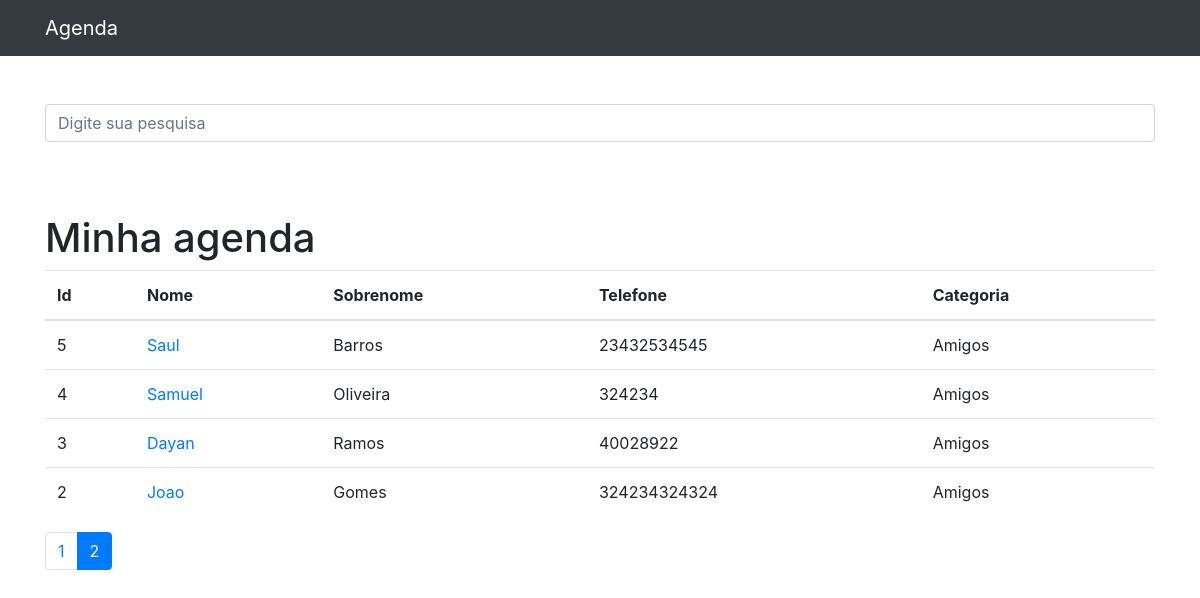
Screenshot of /?p=2&termo= with the database file from the repository.
### contatos/models.py (models this page shows, shortened)
class Contato(models.Model):
    nome = models.CharField(max_length=255)
    sobrenome = models.CharField(max_length=255, blank=True)
    telefone = models.CharField(max_length=255)
    email = models.CharField(max_length=255, blank=True)
    data_criacao = models.DateTimeField(default=timezone.now)
    descricao = models.TextField(blank=True)
    categoria = models.ForeignKey(Categoria, on_delete=models.DO_NOTHING)
    mostrar = models.BooleanField(default=True)
    foto = models.ImageField(blank=True, upload_to='fotos/%Y/%m/%d/')

class Categoria(models.Model):
    nome = models.CharField(max_length=255)
    def __str__(self):
        return self.nome

### contatos/views.py (the view)
# urls.py: path('', views.index, name='index'),
def index(request):
    contatos = Contato.objects.order_by("-id").filter(
        mostrar=True  # mostra apenas os contatos que estão marcados como mostrar=True
    )  # Posso colocar mais de um filtro, por exemplo: .filter(mostrar=True, nome='João')
    paginator = Paginator(contatos, 5)  # Show 5 contacts per page.
    page = request.GET.get("p")  # p é o nome do parâmetro que será passado na url
    contatos = paginator.get_page(
        page
    )  # contatos é o nome da variável que será passada para o template
    return render(request, "contatos/index.html", {
        "contatos": contatos
    })

### contatos/templates/contatos/index.html (shortened to what this page needs)
{% extends 'base.html' %}
{% block conteudo %}
<h1 class="mt-5">Minha agenda</h1>
<table class="table">
    <thead>
        <tr>
            <th>Id</th>
            <th>Nome</th>
            <th>Sobrenome</th>
            <th>Telefone</th>
            <th>Categoria</th>
        </tr>
    </thead>
    <tbody>
        {% for contato in contatos %}
            <tr>
                <td>{{ contato.id }}</td>
                <td>
                    <a href="{% url 'ver_contato' contato_id=contato.id %}">{{ contato.nome }}</a>
                </td>
                <td>{{ contato.sobrenome }}</td>
                <td>{{ contato.telefone }}</td>
                <td>{{ contato.categoria }}</td>
                </tr>
        {% endfor %}
    </tbody>
</table>
<nav aria-label="Page navigation example">
    <ul class="pagination">
        {% for pagina in contatos.paginator.page_range %}
            {% if contatos.number == pagina %}
                <li class="page-item active">
                    <a class="page-link" href="?p={{ pagina }}&termo={{ request.GET.termo }}">{{ pagina }}</a>
                </li>
            {% else %}
                <li class="page-item ">
                    <a class="page-link" href="?p={{ pagina }}&termo={{ request.GET.termo }}">{{ pagina }}</a>
                </li>
            {% endif %}
        {% endfor %}
    </ul>
</nav>
{% endblock  %}

### rows the page displays
Contato: id "5", nome "Saul", sobrenome "Barros", telefone "23432534545", categoria "Amigos"
Contato: id "4", nome "Samuel", sobrenome "Oliveira", telefone "324234", categoria "Amigos"
Contato: id "3", nome "Dayan", sobrenome "Ramos", telefone "40028922", categoria "Amigos"
Contato: id "2", nome "Joao", sobrenome "Gomes", telefone "324234324324", categoria "Amigos"

### other values shown
{{ pagina }} "1"
{{ pagina }} "2"
